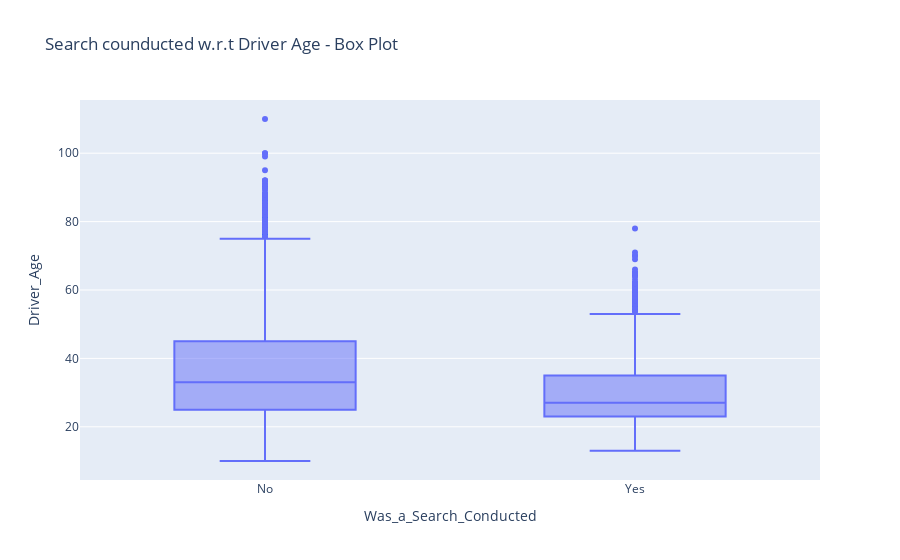

Notebook code cell kept with this figure:
### Markdown cell above
#### 7. Plot a box plot with `Was_a_Search_Conducted` on the x-axis and `Driver_Age` on the y-axis.

### Code cell
fig = px.box(stops, x="Was_a_Search_Conducted", y="Driver_Age", 
title="Search counducted w.r.t Driver Age - Box Plot")
fig.show()

### Figure 1 — Plotly figure (JSON) as saved in the notebook; plotly's stock layout.template omitted (floating-point values rounded to 4 significant figures; data arrays with more than 128 entries replaced by an {"elided": "..."} marker saying what was removed)
{"data": [{"alignmentgroup": "True", "hovertemplate": "Was_a_Search_Conducted=%{x}<br>Driver_Age=%{y}<extra></extra>", "legendgroup": "", "marker": {"color": "#636efa"}, "name": "", "notched": false, "offsetgroup": "", "orientation": "v", "showlegend": false, "x": {"elided": "68488 str values"}, "x0": " ", "xaxis": "x", "y": {"elided": "68488 int values"}, "y0": " ", "yaxis": "y", "type": "box"}], "layout": {"xaxis": {"anchor": "y", "domain": [0, 1], "title": {"text": "Was_a_Search_Conducted"}}, "yaxis": {"anchor": "x", "domain": [0, 1], "title": {"text": "Driver_Age"}}, "legend": {"tracegroupgap": 0}, "title": {"text": "Search counducted w.r.t Driver Age - Box Plot"}, "boxmode": "group"}}
